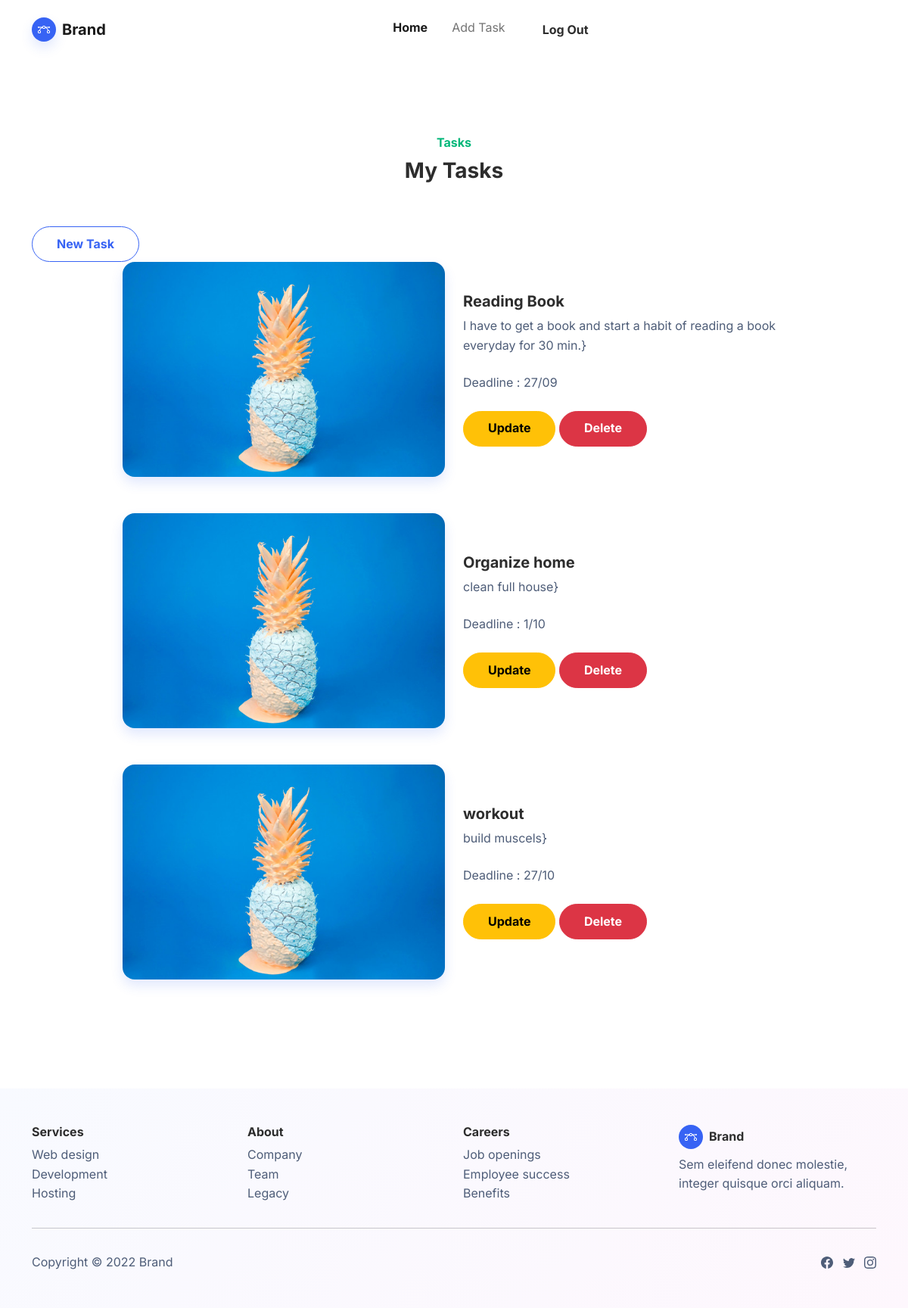
The app's page /task/ (signed in) with its own data.
### home/models.py (models this page shows, shortened)
class Task(models.Model):
    name = models.CharField(max_length=100, null=True, blank = True)
    description = models.CharField(max_length=100, null = True, blank = True)
    deadline = models.CharField(max_length=100)
    created_at = models.DateTimeField(auto_now_add=True)
    updated_at = models.DateTimeField(auto_now=True)
    class Meta:
        verbose_name_plural = "Task"

### home/views.py (the view)
# urls.py: path('task/', views.task, name = 'task'),
@login_required(login_url='loginpage')
def task(request):
    data = Task.objects.all()
    context = {"tasks": data}
    return render(request, 'task.html',context)

### templates/task.html (shortened to what this page needs)
{% extends './common/base.html' %}
{% load static %}
{% block content %}
    <section class="py-5">
        <div class="container py-5">
            <div class="row mb-4 mb-lg-5">
                <div class="col-md-8 col-xl-6 text-center mx-auto">
                    <p class="fw-bold text-success mb-2">Tasks</p>
                    <h3 class="fw-bold">My Tasks</h3>
                </div>
            </div>
            <div class="row" id="newtask">
                <a href="{% url 'newtaskAdd' %}"><button type="button" class="btn btn-outline-primary">New Task</button></a>
             </div>
            {% for i in tasks %}
            <div class="row row-cols-1 row-cols-md-2 mx-auto" style="max-width: 900px;">
                <div class="col mb-5"><img class="rounded img-fluid shadow" src="{% static 'img/products/1.jpg' %}"></div>
                <div class="col d-md-flex align-items-md-end align-items-lg-center mb-5">
                    <div>
                        <h5 class="fw-bold">{{i.name}}</h5>
                        <p class="text-muted mb-4">{{i.description}}}</p>
                        <p class="text-muted mb-4">Deadline : {{i.deadline}}</p>
                        <a href="{% url 'updatetask' i.id %}">
                            <button class="btn btn-warning">Update</button>
                        </a>
                        <a href="{% url 'deletetask' i.id %}">
                            <button class="btn btn-danger">Delete</button>
                        </a>
                    </div>
                </div>
            </div>
            {% endfor %}
        </div>
    </section>
    {%endblock%}

### templates/common/base.html (shortened to what this page needs)
{% load static %}
<!DOCTYPE html>
<html lang="en">
<head>
    <link rel="stylesheet" href="{% static 'bootstrap/css/bootstrap.min.css' %}">
</head>
<body style="/*background: url(&quot;design.jpg&quot;);*/background-position: 0 -60px;">
    <nav class="navbar navbar-light navbar-expand-md sticky-top navbar-shrink py-3" id="mainNav">
        <div class="container"><a class="navbar-brand d-flex align-items-center" href="/"><span class="bs-icon-sm bs-icon-circle bs-icon-primary shadow d-flex justify-content-center align-items-center me-2 bs-icon">
                    </span><span>Brand</span></a>
            <div class="collapse navbar-collapse" id="navcol-1">
                <ul class="navbar-nav mx-auto">
                    <li class="nav-item"><a class="nav-link active" href="{% url 'home' %}">Home</a></li>
                    <li class="nav-item"><a class="nav-link" href="{% url 'task' %}">Add Task</a></li>
                    {% if not user.is_authenticated %}
                    <li><a class="btn btn-primary-shadow" role="button" href="{% url 'loginpage' %}">Sign Up</a></li>
                     {% else %}
                     <li><a class="btn btn-primary-shadow" role="button" href="{% url 'logoutpage' %}">Log Out</a></li>
                     {% endif %}
            </div>
        </div>
    </nav>
    {% block content %}
    {% endblock %}
<footer class="bg-primary-gradient">
    <div class="container py-4 py-lg-5">
        <div class="row justify-content-center">
            <div class="col-sm-4 col-md-3 text-center text-lg-start d-flex flex-column item">
                <h3 class="fs-6 fw-bold">Services</h3>
                <ul class="list-unstyled">
                    <li><a href="#">Web design</a></li>
                    <li><a href="#">Development</a></li>
                    <li><a href="#">Hosting</a></li>
                </ul>
            </div>
            <div class="col-sm-4 col-md-3 text-center text-lg-start d-flex flex-column item">
                <h3 class="fs-6 fw-bold">About</h3>
                <ul class="list-unstyled">
                    <li><a href="#">Company</a></li>
                    <li><a href="#">Team</a></li>
                    <li><a href="#">Legacy</a></li>
                </ul>
            </div>
            <div class="col-sm-4 col-md-3 text-center text-lg-start d-flex flex-column item">
                <h3 class="fs-6 fw-bold">Careers</h3>
                <ul class="list-unstyled">
                    <li><a href="#">Job openings</a></li>
                    <li><a href="#">Employee success</a></li>
                    <li><a href="#">Benefits</a></li>
                </ul>
            </div>
            <div class="col-lg-3 text-center text-lg-start d-flex flex-column align-items-center order-first align-items-lg-start order-lg-last item social">
                <div class="fw-bold d-flex align-items-center mb-2"><span class="bs-icon-sm bs-icon-circle bs-icon-primary d-flex justify-content-center align-items-center bs-icon me-2"></span><span>Brand</span></div>
                <p class="text-muted copyright">Sem eleifend donec molestie, integer quisque orci aliquam.</p>
            </div>
        </div>
        <hr>
        <div class="text-muted d-flex justify-content-between align-items-center pt-3">
            <p class="mb-0">Copyright © 2022 Brand</p>
            <ul class="list-inline mb-0">
                <li class="list-inline-item"></li>
                <li class="list-inline-item"></li>
                <li class="list-inline-item"></li>
            </ul>
        </div>
    </div>
</footer>
</body>
</html>

### records on screen
Task: name "Reading Book", description "I have to get a book and start a habit of reading a book everyday for 30 min.", deadline "27/09"
Task: name "Organize home", description "clean full house", deadline "1/10"
Task: name "workout", description "build muscels", deadline "27/10"
